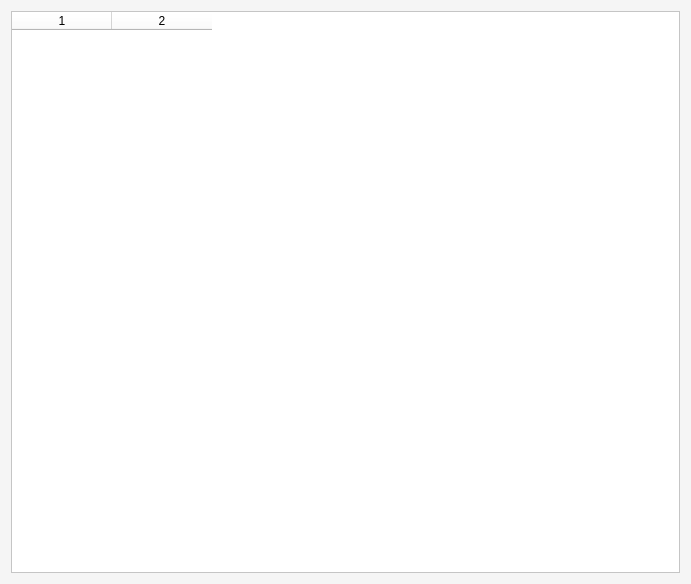
<?xml version="1.0" encoding="UTF-8"?>
<ui version="4.0">
 <class>ActionsDialog</class>
 <widget class="QDialog" name="ActionsDialog">
  <property name="geometry">
   <rect>
    <x>0</x>
    <y>0</y>
    <width>691</width>
    <height>584</height>
   </rect>
  </property>
  <property name="windowTitle">
   <string>Dialog</string>
  </property>
  <property name="styleSheet">
   <string notr="true">QDialog {
	background-color: rgb(245, 245, 245); 
    border-radius: 51;
}</string>
  </property>
  <layout class="QGridLayout" name="gridLayout">
   <item row="0" column="0">
    <widget class="QTableWidget" name="tableWidget">
     <property name="font">
      <font>
       <pointsize>17</pointsize>
       <weight>75</weight>
       <bold>true</bold>
      </font>
     </property>
     <property name="styleSheet">
      <string notr="true">background-color: white;
color: black;
</string>
     </property>
     <property name="editTriggers">
      <set>QAbstractItemView::NoEditTriggers</set>
     </property>
     <property name="rowCount">
      <number>0</number>
     </property>
     <property name="columnCount">
      <number>2</number>
     </property>
     <column/>
     <column/>
    </widget>
   </item>
  </layout>
 </widget>
 <resources/>
 <connections/>
</ui>
